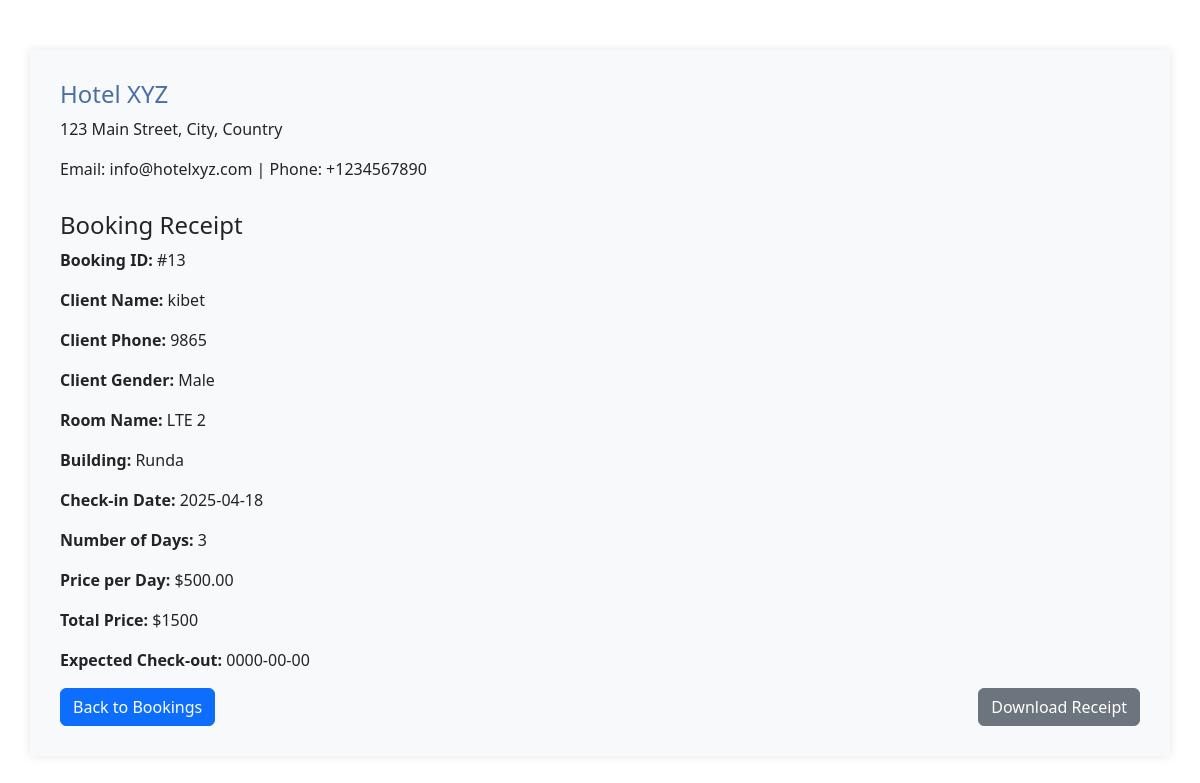
Screenshot of /rooms/receipt.php?id=13 with the database file from the repository.
### tables this page shows
CREATE TABLE `bookings` (
  `id` int(11) NOT NULL,
  `client_name` varchar(100) NOT NULL,
  `client_phone` varchar(15) NOT NULL,
  `client_gender` enum('Male','Female','Other') NOT NULL,
  `room_id` int(11) NOT NULL,
  `building` varchar(20) NOT NULL,
  `room_name` varchar(50) NOT NULL,
  `check_in_date` date NOT NULL,
  `number_of_days` int(11) NOT NULL,
  `price` decimal(10,2) NOT NULL,
  `expected_check_out` date NOT NULL,
  `status` enum('booked','checked-in','checked-out','cancelled') NOT NULL DEFAULT 'booked'
);

### rooms/receipt.php (the view, shortened to what this page needs)
<?php
include('db_connection.php');
if (isset($_GET['id'])) {
    $booking_id = $_GET['id'];
    $booking_query = "SELECT * FROM bookings WHERE id = ?";
    $stmt = $conn->prepare($booking_query);
    $stmt->bind_param('i', $booking_id);
    $stmt->execute();
    $booking_result = $stmt->get_result();
    if ($booking_result->num_rows > 0) {
        $booking = $booking_result->fetch_assoc();
    } else {
        echo "Booking not found.";
        exit;
    }
}
?>
<!DOCTYPE html>
<html lang="en">
<head>
    <link rel="stylesheet" href="https://cdn.jsdelivr.net/npm/bootstrap@5.3.0/dist/css/bootstrap.min.css">
</head>
<body>
<div class="container receipt-container">
    <div class="hotel-info">
        <h3>Hotel XYZ</h3>
        <p>123 Main Street, City, Country</p>
        <p>Email: info@hotelxyz.com | Phone: +1234567890</p>
    </div>
    <h4>Booking Receipt</h4>
    <p><strong>Booking ID:</strong> #<?php echo $booking['id']; ?></p>
    <p><strong>Client Name:</strong> <?php echo $booking['client_name']; ?></p>
    <p><strong>Client Phone:</strong> <?php echo $booking['client_phone']; ?></p>
    <p><strong>Client Gender:</strong> <?php echo $booking['client_gender']; ?></p>
    <p><strong>Room Name:</strong> <?php echo $booking['room_name']; ?></p>
    <p><strong>Building:</strong> <?php echo $booking['building']; ?></p>
    <p><strong>Check-in Date:</strong> <?php echo $booking['check_in_date']; ?></p>
    <p><strong>Number of Days:</strong> <?php echo $booking['number_of_days']; ?></p>
    <p><strong>Price per Day:</strong> $<?php echo $booking['price']; ?></p>
    <p><strong>Total Price:</strong> $<?php echo $booking['price'] * $booking['number_of_days']; ?></p>
    <p><strong>Expected Check-out:</strong> <?php echo $booking['expected_check_out']; ?></p>
    <div class="d-flex justify-content-between">
        <button onclick="window.location.href='bookings.php'" class="btn btn-primary">Back to Bookings</button>
        <button onclick="window.print()" class="btn btn-secondary">Download Receipt</button>
    </div>
</div>
</body>
</html>

### rooms/receipt.php (style rules this page uses)
.receipt-container { margin-top: 50px; padding: 30px; background-color: #f8f9fa; box-shadow: 0px 0px 10px rgba(0, 0, 0, 0.1); }
.hotel-info { margin-bottom: 30px; }
.hotel-info h3 { font-size: 1.5rem; color: #4a6fa5; }

### rows the page displays
bookings: id "13", client_name "kibet", client_phone "9865", client_gender "Male", room_name "LTE 2", building "Runda", check_in_date "2025-04-18", number_of_days "3", price "500.00", $booking['price'] * $booking['number_of_days'] "1500", expected_check_out "0000-00-00"
